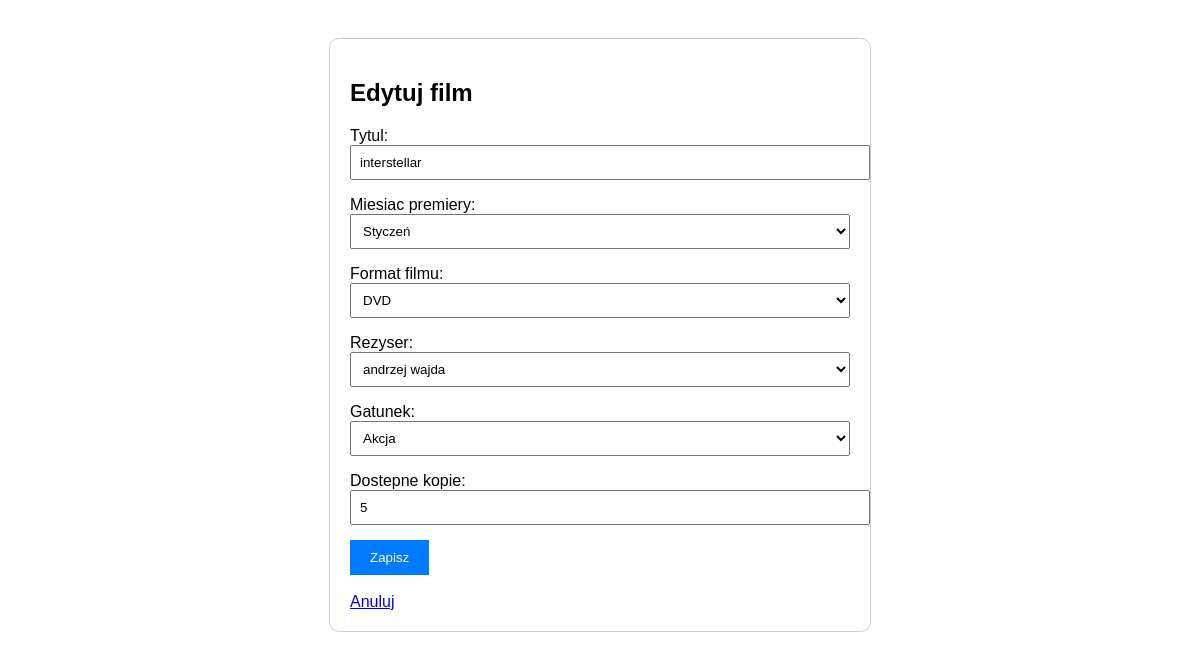
Screenshot of /wypozyczalnia_filmow/html/filmy/edytuj/5/ with the database file from the repository.
### wypozyczalnia_filmow/models.py (models this page shows, shortened)
class Film(models.Model):
    tytul = models.CharField(max_length=168)
    miesiac_premiery = models.IntegerField(choices=MIESIACE.choices, default=MIESIACE.Styczeń)
    format_filmu = models.CharField(max_length=1, choices=FORMAT_FILMU, default='D')
    rezyser = models.ForeignKey(Rezyser, null=True, blank=True, on_delete=models.SET_NULL)
    gatunek = models.ForeignKey(Gatunek, null=True, blank=True, on_delete=models.SET_NULL)
    dostepne_kopie = models.PositiveIntegerField(default=1)
    class Meta:
        ordering = ['tytul']
        verbose_name = "Film"
        verbose_name_plural = "Filmy"
        constraints = [
            models.CheckConstraint(condition=models.Q(dostepne_kopie__gte=0), name='kopie_nieujemne'),
        ]

### wypozyczalnia_filmow/views.py (the view)
# urls.py: path('html/filmy/edytuj/<int:id>/', views.film_edit, name='film-edit-html'),
def film_edit(request, id):
    film = get_object_or_404(Film, id=id)
    if request.method == "POST":
        form = FilmForm(request.POST, instance=film)
        if form.is_valid():
            form.save()
            return redirect('film-list-html')
    else:
        form = FilmForm(instance=film)
    return render(request, 'wypozyczalnia_filmow/film/form.html', {'form': form, 'title': 'Edytuj film'})

### wypozyczalnia_filmow/forms.py
class FilmForm(forms.ModelForm):
    class Meta:
        model = Film
        fields = ['tytul', 'miesiac_premiery','format_filmu','rezyser','gatunek', 'dostepne_kopie' ]

### wypozyczalnia_filmow/models.py (called while the page is built)
    def __str__(self):
        return self.nazwa

    def __str__(self):
        return f"{self.imie} {self.nazwisko}"

### wypozyczalnia_filmow/templates/wypozyczalnia_filmow/film/form.html (shortened to what this page needs)
<!DOCTYPE html>
<html>
<head>
</head>
<body>
    <div class="container">
        <h2>{{ title }}</h2>
        <form method="POST">
            {{ form.as_p }}
            <button type="submit">Zapisz</button>
        </form>
        <br>
        <a href="{% url 'film-list-html' %}">Anuluj</a>
    </div>
</body>
</html>

### wypozyczalnia_filmow/templates/wypozyczalnia_filmow/film/form.html (style rules this page uses)
body { font-family: sans-serif; padding: 30px; }
.container { max-width: 500px; margin: auto; border: 1px solid #ccc; padding: 20px; border-radius: 10px; }
form p { margin-bottom: 15px; }
input, select { width: 100%; padding: 8px; }
button { background: #007bff; color: white; border: none; padding: 10px 20px; cursor: pointer; }

### rows the page displays
Film: tytul "interstellar", miesiac_premiery "Styczeń", format_filmu "DVD", rezyser "andrzej wajda", gatunek "Akcja", dostepne_kopie "5"

### other values shown
{{ title }} "Edytuj film"
